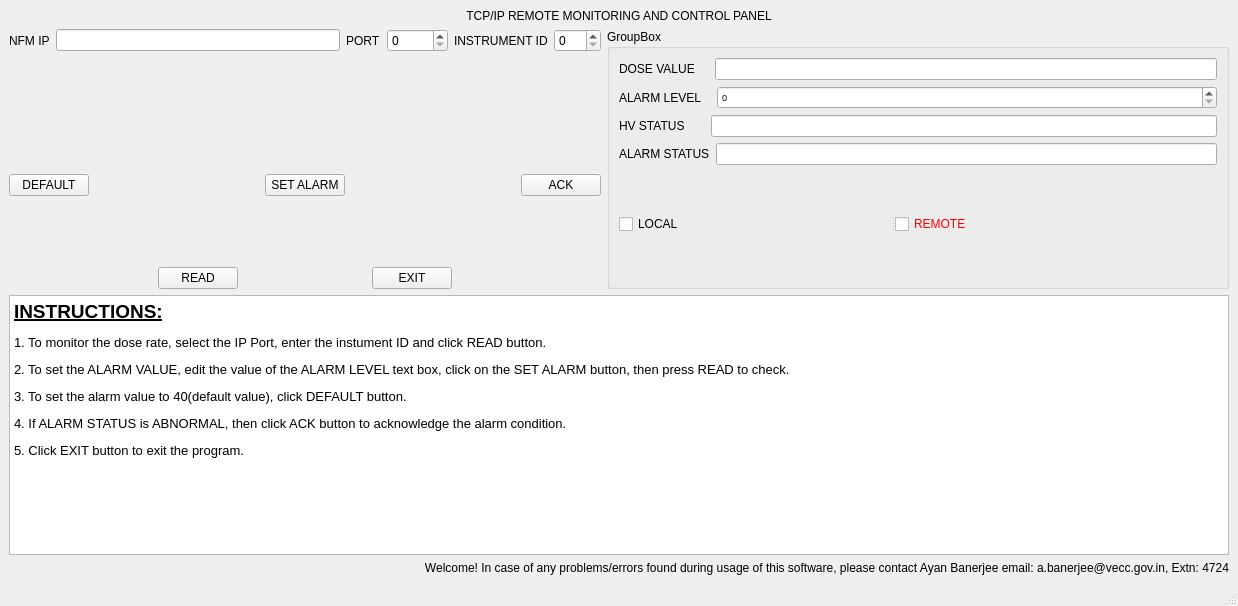
<?xml version="1.0" encoding="UTF-8"?>
<ui version="4.0">
 <class>MainWindow</class>
 <widget class="QMainWindow" name="MainWindow">
  <property name="geometry">
   <rect>
    <x>0</x>
    <y>0</y>
    <width>1238</width>
    <height>606</height>
   </rect>
  </property>
  <property name="windowTitle">
   <string>VECC Neutron Flux Monitor</string>
  </property>
  <property name="windowIcon">
   <iconset>
    <normalon>:/VECC.png</normalon>
   </iconset>
  </property>
  <widget class="QWidget" name="centralwidget">
   <layout class="QVBoxLayout" name="verticalLayout_4">
    <item>
     <widget class="QLabel" name="label_4">
      <property name="text">
       <string>TCP/IP REMOTE MONITORING AND CONTROL PANEL</string>
      </property>
      <property name="alignment">
       <set>Qt::AlignCenter</set>
      </property>
     </widget>
    </item>
    <item>
     <layout class="QHBoxLayout" name="horizontalLayout_12">
      <item>
       <layout class="QVBoxLayout" name="verticalLayout_3">
        <item>
         <layout class="QHBoxLayout" name="horizontalLayout_4">
          <item>
           <layout class="QHBoxLayout" name="horizontalLayout">
            <item>
             <widget class="QLabel" name="label">
              <property name="text">
               <string>NFM IP</string>
              </property>
             </widget>
            </item>
            <item>
             <widget class="QLineEdit" name="m_NFM_IP_lineEdit">
              <property name="maximumSize">
               <size>
                <width>1677721</width>
                <height>16777215</height>
               </size>
              </property>
             </widget>
            </item>
           </layout>
          </item>
          <item>
           <layout class="QHBoxLayout" name="horizontalLayout_2">
            <item>
             <widget class="QLabel" name="label_2">
              <property name="text">
               <string>PORT</string>
              </property>
             </widget>
            </item>
           </layout>
          </item>
          <item>
           <widget class="QSpinBox" name="m_portSpinBox">
            <property name="maximum">
             <number>65535</number>
            </property>
           </widget>
          </item>
          <item>
           <layout class="QHBoxLayout" name="horizontalLayout_3">
            <item>
             <widget class="QLabel" name="label_3">
              <property name="text">
               <string>INSTRUMENT ID</string>
              </property>
             </widget>
            </item>
           </layout>
          </item>
          <item>
           <widget class="QSpinBox" name="m_Instrument_ID_spinBox">
            <property name="maximum">
             <number>255</number>
            </property>
           </widget>
          </item>
         </layout>
        </item>
        <item>
         <spacer name="verticalSpacer_2">
          <property name="orientation">
           <enum>Qt::Vertical</enum>
          </property>
          <property name="sizeHint" stdset="0">
           <size>
            <width>20</width>
            <height>48</height>
           </size>
          </property>
         </spacer>
        </item>
        <item>
         <layout class="QVBoxLayout" name="verticalLayout">
          <item>
           <layout class="QHBoxLayout" name="horizontalLayout_5">
            <item>
             <widget class="QPushButton" name="m_default_pushButton">
              <property name="text">
               <string>DEFAULT</string>
              </property>
             </widget>
            </item>
            <item>
             <spacer name="horizontalSpacer_2">
              <property name="orientation">
               <enum>Qt::Horizontal</enum>
              </property>
              <property name="sizeHint" stdset="0">
               <size>
                <width>148</width>
                <height>20</height>
               </size>
              </property>
             </spacer>
            </item>
            <item>
             <widget class="QPushButton" name="m_setAlarm_pushButton">
              <property name="text">
               <string>SET ALARM</string>
              </property>
             </widget>
            </item>
            <item>
             <spacer name="horizontalSpacer_3">
              <property name="orientation">
               <enum>Qt::Horizontal</enum>
              </property>
              <property name="sizeHint" stdset="0">
               <size>
                <width>138</width>
                <height>20</height>
               </size>
              </property>
             </spacer>
            </item>
            <item>
             <widget class="QPushButton" name="m_ACK_pushButton">
              <property name="text">
               <string>ACK</string>
              </property>
             </widget>
            </item>
           </layout>
          </item>
          <item>
           <spacer name="verticalSpacer">
            <property name="orientation">
             <enum>Qt::Vertical</enum>
            </property>
            <property name="sizeHint" stdset="0">
             <size>
              <width>20</width>
              <height>48</height>
             </size>
            </property>
           </spacer>
          </item>
          <item>
           <layout class="QHBoxLayout" name="horizontalLayout_7">
            <item>
             <spacer name="horizontalSpacer_4">
              <property name="orientation">
               <enum>Qt::Horizontal</enum>
              </property>
              <property name="sizeHint" stdset="0">
               <size>
                <width>108</width>
                <height>20</height>
               </size>
              </property>
             </spacer>
            </item>
            <item>
             <layout class="QHBoxLayout" name="horizontalLayout_6">
              <item>
               <widget class="QPushButton" name="m_Read_pushButton">
                <property name="text">
                 <string>READ</string>
                </property>
               </widget>
              </item>
              <item>
               <spacer name="horizontalSpacer">
                <property name="orientation">
                 <enum>Qt::Horizontal</enum>
                </property>
                <property name="sizeHint" stdset="0">
                 <size>
                  <width>128</width>
                  <height>20</height>
                 </size>
                </property>
               </spacer>
              </item>
              <item>
               <widget class="QPushButton" name="m_exit_pushButton">
                <property name="text">
                 <string>EXIT</string>
                </property>
               </widget>
              </item>
             </layout>
            </item>
            <item>
             <spacer name="horizontalSpacer_5">
              <property name="orientation">
               <enum>Qt::Horizontal</enum>
              </property>
              <property name="sizeHint" stdset="0">
               <size>
                <width>138</width>
                <height>20</height>
               </size>
              </property>
             </spacer>
            </item>
           </layout>
          </item>
         </layout>
        </item>
       </layout>
      </item>
      <item>
       <widget class="QGroupBox" name="groupBox">
        <property name="title">
         <string>GroupBox</string>
        </property>
        <layout class="QVBoxLayout" name="verticalLayout_2">
         <item>
          <layout class="QHBoxLayout" name="horizontalLayout_8">
           <item>
            <widget class="QLabel" name="label_5">
             <property name="text">
              <string>DOSE VALUE    </string>
             </property>
             <property name="buddy">
              <cstring>m_doseValue_lineEdit</cstring>
             </property>
            </widget>
           </item>
           <item>
            <widget class="QLineEdit" name="m_doseValue_lineEdit">
             <property name="readOnly">
              <bool>true</bool>
             </property>
             <property name="clearButtonEnabled">
              <bool>false</bool>
             </property>
            </widget>
           </item>
          </layout>
         </item>
         <item>
          <layout class="QHBoxLayout" name="horizontalLayout_9">
           <item>
            <widget class="QLabel" name="label_6">
             <property name="text">
              <string>ALARM LEVEL   </string>
             </property>
            </widget>
           </item>
           <item>
            <widget class="QSpinBox" name="m_alarmLevel_SpinBox">
             <property name="minimumSize">
              <size>
               <width>500</width>
               <height>0</height>
              </size>
             </property>
             <property name="font">
              <font>
               <pointsize>7</pointsize>
              </font>
             </property>
             <property name="maximum">
              <number>65535</number>
             </property>
            </widget>
           </item>
          </layout>
         </item>
         <item>
          <layout class="QHBoxLayout" name="horizontalLayout_10">
           <item>
            <widget class="QLabel" name="label_9">
             <property name="text">
              <string>HV STATUS      </string>
             </property>
             <property name="buddy">
              <cstring>m_hvStaus_lineEdit</cstring>
             </property>
            </widget>
           </item>
           <item>
            <widget class="QLineEdit" name="m_hvStaus_lineEdit">
             <property name="enabled">
              <bool>true</bool>
             </property>
             <property name="readOnly">
              <bool>true</bool>
             </property>
             <property name="clearButtonEnabled">
              <bool>false</bool>
             </property>
            </widget>
           </item>
          </layout>
         </item>
         <item>
          <layout class="QHBoxLayout" name="horizontalLayout_11">
           <item>
            <widget class="QLabel" name="label_8">
             <property name="text">
              <string>ALARM STATUS</string>
             </property>
             <property name="buddy">
              <cstring>m_alarmStatus_lineEdit</cstring>
             </property>
            </widget>
           </item>
           <item>
            <widget class="QLineEdit" name="m_alarmStatus_lineEdit">
             <property name="readOnly">
              <bool>true</bool>
             </property>
             <property name="clearButtonEnabled">
              <bool>false</bool>
             </property>
            </widget>
           </item>
          </layout>
         </item>
         <item>
          <widget class="QSplitter" name="splitter_5">
           <property name="orientation">
            <enum>Qt::Horizontal</enum>
           </property>
           <widget class="QCheckBox" name="m_local_checkBox">
            <property name="text">
             <string>LOCAL</string>
            </property>
           </widget>
           <widget class="QCheckBox" name="m_remote_checkBox">
            <property name="styleSheet">
             <string notr="true">color:#FF0000</string>
            </property>
            <property name="text">
             <string>REMOTE</string>
            </property>
           </widget>
          </widget>
         </item>
        </layout>
       </widget>
      </item>
     </layout>
    </item>
    <item>
     <widget class="QTextEdit" name="textEdit">
      <property name="readOnly">
       <bool>true</bool>
      </property>
      <property name="html">
       <string>&lt;!DOCTYPE HTML PUBLIC &quot;-//W3C//DTD HTML 4.0//EN&quot; &quot;http://www.w3.org/TR/REC-html40/strict.dtd&quot;&gt;
&lt;html&gt;&lt;head&gt;&lt;meta name=&quot;qrichtext&quot; content=&quot;1&quot; /&gt;&lt;style type=&quot;text/css&quot;&gt;
p, li { white-space: pre-wrap; }
&lt;/style&gt;&lt;/head&gt;&lt;body style=&quot; font-family:'MS Shell Dlg 2'; font-size:8.25pt; font-weight:400; font-style:normal;&quot;&gt;
&lt;p style=&quot; margin-top:12px; margin-bottom:12px; margin-left:0px; margin-right:0px; -qt-block-indent:0; text-indent:0px;&quot;&gt;&lt;span style=&quot; font-size:14pt; font-weight:600; text-decoration: underline;&quot;&gt;INSTRUCTIONS:&lt;/span&gt;&lt;/p&gt;
&lt;p style=&quot; margin-top:12px; margin-bottom:12px; margin-left:0px; margin-right:0px; -qt-block-indent:0; text-indent:0px;&quot;&gt;&lt;span style=&quot; font-size:10pt;&quot;&gt;1. To monitor the dose rate, select the IP Port, enter the instument ID and click READ button.&lt;/span&gt;&lt;/p&gt;
&lt;p style=&quot; margin-top:12px; margin-bottom:12px; margin-left:0px; margin-right:0px; -qt-block-indent:0; text-indent:0px;&quot;&gt;&lt;span style=&quot; font-size:10pt;&quot;&gt;2. To set the ALARM VALUE, edit the value of the ALARM LEVEL text box, click on the SET ALARM button, then press READ to check.&lt;/span&gt;&lt;/p&gt;
&lt;p style=&quot; margin-top:12px; margin-bottom:12px; margin-left:0px; margin-right:0px; -qt-block-indent:0; text-indent:0px;&quot;&gt;&lt;span style=&quot; font-size:10pt;&quot;&gt;3. To set the alarm value to 40(default value), click DEFAULT button.&lt;/span&gt;&lt;/p&gt;
&lt;p style=&quot; margin-top:12px; margin-bottom:12px; margin-left:0px; margin-right:0px; -qt-block-indent:0; text-indent:0px;&quot;&gt;&lt;span style=&quot; font-size:10pt;&quot;&gt;4. If ALARM STATUS is ABNORMAL, then click ACK button to acknowledge the alarm condition.&lt;/span&gt;&lt;/p&gt;
&lt;p style=&quot; margin-top:12px; margin-bottom:12px; margin-left:0px; margin-right:0px; -qt-block-indent:0; text-indent:0px;&quot;&gt;&lt;span style=&quot; font-size:10pt;&quot;&gt;5. Click EXIT button to exit the program.&lt;/span&gt;&lt;/p&gt;&lt;/body&gt;&lt;/html&gt;</string>
      </property>
     </widget>
    </item>
    <item>
     <widget class="QLabel" name="label_7">
      <property name="text">
       <string>Welcome! In case of any problems/errors found during usage of this software, please contact Ayan Banerjee email: a.banerjee@vecc.gov.in, Extn: 4724</string>
      </property>
      <property name="alignment">
       <set>Qt::AlignRight|Qt::AlignTrailing|Qt::AlignVCenter</set>
      </property>
     </widget>
    </item>
   </layout>
  </widget>
  <widget class="QMenuBar" name="menubar">
   <property name="geometry">
    <rect>
     <x>0</x>
     <y>0</y>
     <width>1238</width>
     <height>20</height>
    </rect>
   </property>
  </widget>
  <widget class="QStatusBar" name="statusbar"/>
 </widget>
 <resources/>
 <connections>
  <connection>
   <sender>m_exit_pushButton</sender>
   <signal>clicked(bool)</signal>
   <receiver>MainWindow</receiver>
   <slot>close()</slot>
   <hints>
    <hint type="sourcelabel">
     <x>399</x>
     <y>279</y>
    </hint>
    <hint type="destinationlabel">
     <x>515</x>
     <y>246</y>
    </hint>
   </hints>
  </connection>
 </connections>
</ui>
